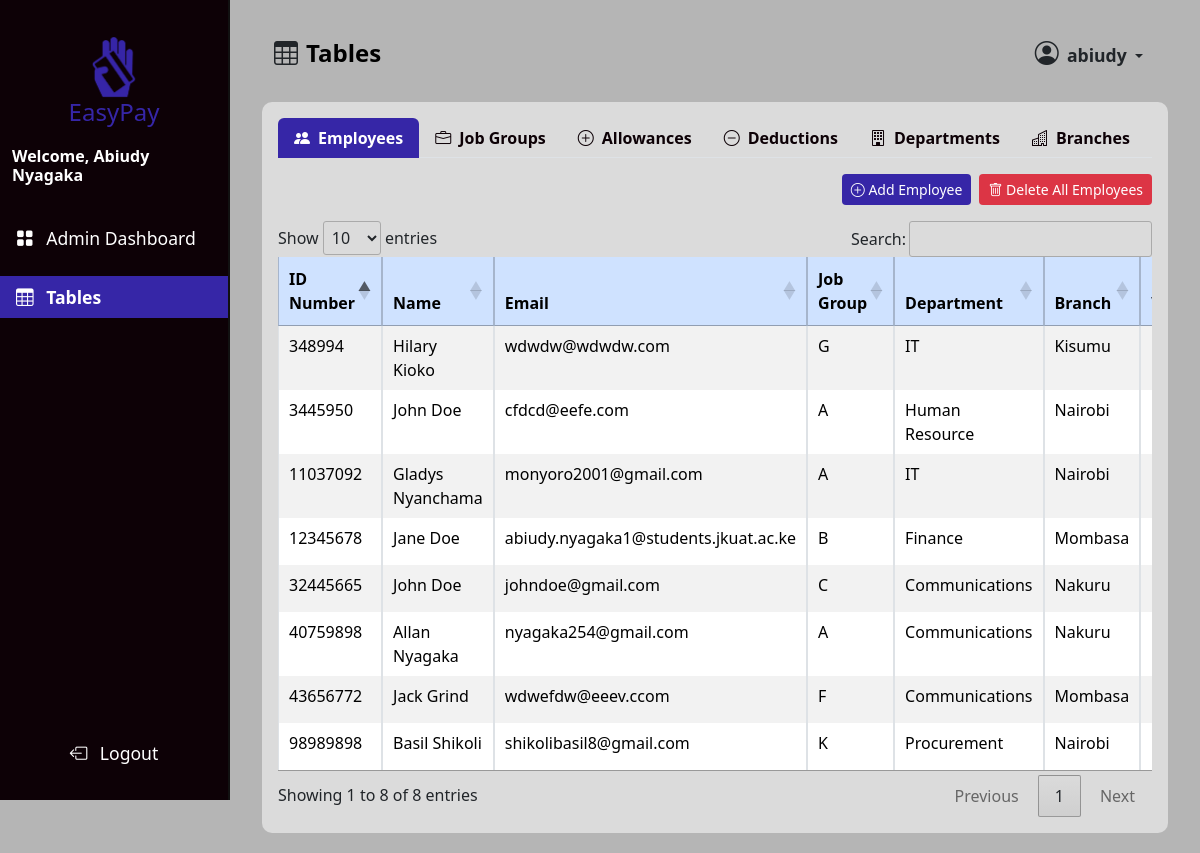
Screenshot of /admin_tables/ (signed in) with the database file from the repository.
### management/models.py (models this page shows, shortened)
class Employee(models.Model):
    id_number = models.CharField(max_length=100, unique=True)
    first_name = models.CharField(max_length=50)
    last_name = models.CharField(max_length=50)
    email = models.EmailField(unique=True)
    job_group = models.ForeignKey(JobGroup, on_delete=models.SET_NULL, null=True)
    department = models.ForeignKey(Department, on_delete=models.SET_NULL, null=True)
    branch = models.ForeignKey(Branch, on_delete=models.SET_NULL, null=True)
    verified = models.BooleanField(default=False)
    user = models.OneToOneField(User, null=True, blank=True, on_delete=models.CASCADE)

class JobGroup(models.Model):
    name = models.CharField(max_length=100)
    base_salary = models.DecimalField(max_digits=11, decimal_places=2, default=0)
    allowances = models.ManyToManyField(
        Allowance, through="JobGroupAllowance", related_name="job_groups"
    )
    deductions = models.ManyToManyField(
        Deduction, through="JobGroupDeduction", related_name="job_groups"
    )

class Department(models.Model):
    name = models.CharField(max_length=100)

class Branch(models.Model):
    name = models.CharField(max_length=100)
    address = models.CharField(max_length=255)

### management/views.py (the view)
# urls.py: path("admin_tables/", management_views.admin_tables, name="admin_tables"),
def admin_tables(request):
    employees = Employee.objects.select_related(
        "job_group", "department", "branch"
    ).all()
    job_groups = JobGroup.objects.all()
    departments = Department.objects.all()
    branches = Branch.objects.all()
    users = User.objects.all()
    allowances = Allowance.objects.all()
    deductions = Deduction.objects.all()
    job_group_data = []
    for job_group in job_groups:
        job_group_id = job_group.id
        job_group_allowances = JobGroupAllowance.objects.filter(job_group=job_group)
        job_group_deductions = JobGroupDeduction.objects.filter(job_group=job_group)
        job_group_data.append(
            {
                "job_group_id": job_group_id,
                "job_group": job_group,
                "job_group_allowances": job_group_allowances,
                "job_group_deductions": job_group_deductions,
            }
        )
    context = {
        "employees": employees,
        "job_groups": job_groups,
        "job_group_data": job_group_data,
        "departments": departments,
        "branches": branches,
        "users": users,
        "allowances": allowances,
        "deductions": deductions,
    }
    return render(request, "layouts/admin_tables.html", context)

### management/templates/layouts/admin_tables.html (shortened to what this page needs)
{% extends "layouts/admin_dashboard_layout.html" %}
{% load humanize %}
{% load static %}
{% block content %}
  <div class="container-fluid">
    <main class="main-content">
      <nav class="navbar navbar-expand-lg dash-nav mb-2">
        <div class="container-fluid">
          <i class="bi bi-table me-2" style="font-size: 1.5rem"></i>
          <h1 class="navbar-brand fw-bold mb-0" style="font-size: 1.5rem">Tables</h1>
          <div class="collapse navbar-collapse" id="navbarNav">
            <ul class="navbar-nav ms-auto">
              <li class="nav-item">
                <div class="dropdown">
                  <button class="btn dropdown-toggle"
                          type="button"
                          data-bs-toggle="dropdown"
                          aria-expanded="false">
                    <i class="bi bi-person-circle me-1" style="font-size: 1.5rem"></i>
                    <span class="fw-bold" style="font-size: 1.1rem;">{{ user.username }}</span>
                  </button>
                </div>
              </li>
            </ul>
          </div>
        </div>
      </nav>
      <div class="card mt-2">
        <div class="card-body">
          <ul class="nav nav-tabs" id="tablesTab" role="tablist">
            <li class="nav-item" role="presentation">
              <a class="nav-link active"
                 id="employees-tab"
                 data-bs-toggle="tab"
                 href="#employees"
                 role="tab"
                 aria-controls="employees"
                 aria-selected="true"><i class="bi bi-people-fill me-2"></i>Employees</a>
            </li>
            <li class="nav-item" role="presentation">
              <a class="nav-link"
                 id="job-groups-tab"
                 data-bs-toggle="tab"
                 href="#job-groups"
                 role="tab"
                 aria-controls="job-groups"
                 aria-selected="false"><i class="bi bi-briefcase me-2"></i>Job Groups</a>
            </li>
            <li class="nav-item" role="presentation">
              <a class="nav-link"
                 id="allowances-tab"
                 data-bs-toggle="tab"
                 href="#allowances"
                 role="tab"
                 aria-controls="allowances"
                 aria-selected="false"><i class="bi bi-plus-circle me-2"></i>Allowances</a>
            </li>
            <li class="nav-item" role="presentation">
              <a class="nav-link"
                 id="deductions-tab"
                 data-bs-toggle="tab"
                 href="#deductions"
                 role="tab"
                 aria-controls="deductions"
                 aria-selected="false"><i class="bi bi-dash-circle me-2"></i>Deductions</a>
            </li>
            <li class="nav-item" role="presentation">
              <a class="nav-link"
                 id="departments-tab"
                 data-bs-toggle="tab"
                 href="#departments"
                 role="tab"
                 aria-controls="departments"
                 aria-selected="false"><i class="bi bi-building me-2"></i>Departments</a>
            </li>
            <li class="nav-item" role="presentation">
              <a class="nav-link"
                 id="branches-tab"
                 data-bs-toggle="tab"
                 href="#branches"
                 role="tab"
                 aria-controls="branches"
                 aria-selected="false"><i class="bi bi-buildings me-2"></i>Branches</a>
            </li>
          </ul>
          <div class="tab-content mt-3" id="tablesTabContent">
            {% include "tables/employees_table.html" %}
          </div>
        </div>
      </div>
    </main>
  </div>
{% endblock content %}

### main/templates/layouts/admin_dashboard_layout.html (shortened to what this page needs)
{% load static %}
<!DOCTYPE html>
<html lang="en">
  <head>
    <link rel="stylesheet"
          href="https://cdn.datatables.net/1.13.6/css/jquery.dataTables.min.css">
    <link href="https://cdn.jsdelivr.net/npm/bootstrap@5.3.3/dist/css/bootstrap.min.css"
          rel="stylesheet"
 />
    <link rel="stylesheet" href="{% static 'css/dashboard.css' %}" />
    <link rel="stylesheet"
          href="https://cdn.jsdelivr.net/npm/bootstrap-icons@1.11.3/font/bootstrap-icons.min.css">
  </head>
  <body hx-headers='{"X-CSRFToken": "{{ csrf_token }}"}'>
    <div class="toast-container position-fixed top-0 start-50 translate-middle-x p-3"
         style="z-index: 1100">
    </div>
    <nav">
      <div class="sidebar d-flex flex-column">
        <div class="sidebar-header text-center">
          <a href="{% url 'home' %}">
            <img src="{% static 'images/logo.png' %}" alt="" width="62" height="62" />
            <h4 class="mb-0">EasyPay</h4>
          </a>
        </div>
        <div class="container d-flex align-items-center justify-content-center">
          <h6 class="mb-4 fw-bold text-white">Welcome, {{ user.first_name }} {{ user.last_name }}</h6>
        </div>
        <div class="sidebar-body text-white">
          <ul class="nav flex-column">
            <li class="nav-item py-2">
              <a class="nav-link {% if request.resolver_match.url_name == 'admin_dashboard' %}active{% endif %}"
                 href="{% url 'admin_dashboard' %}">
                <i class="bi bi-grid-fill me-2"></i>
                <span>Admin Dashboard</span>
              </a>
            </li>
            <li class="nav-item py-2">
              <a class="nav-link {% if request.resolver_match.url_name == 'admin_tables' %}active{% endif %}"
                 href="{% url 'admin_tables' %}">
                <i class="bi bi-table me-2"></i>
                <span>Tables</span>
              </a>
            </li>
          </ul>
        </div>
        <div class="sidebar-footer text-center mb-4">
          <a class="nav-link" href="{% url 'logout_admin' %}">
            <i class="bi bi-box-arrow-left me-2"></i>
            <span>Logout</span>
          </a>
        </div>
      </div>
    {% block content %}
    {% endblock content %}
  </body>
</html>

### management/templates/tables/employees_table.html (shortened to what this page needs)
<div class="tab-pane fade show active table-responsive"
     id="employees"
     role="tabpanel"
     aria-labelledby="employees-tab">
  <div class="d-flex justify-content-end mb-3 gap-2">
    <button class="btn btn-sm text-white"
            data-bs-toggle="modal"
            data-bs-target="#addEmployeeModal"
            style="background-color: #3626a7">
      <i class="bi bi-plus-circle"></i> Add Employee
    </button>
    <button class="btn btn-sm text-white bg-danger"
            data-bs-toggle="modal"
            data-bs-target="#deleteAllEmployeesModal">
      <i class="bi bi-trash"></i> Delete All Employees
    </button>
  </div>
  <table id="employeesTable"
         class="table table-bordered table-striped table-hover">
    <thead class="table-primary">
      <tr>
        <th class="text-start">ID Number</th>
        <th class="text-start">Name</th>
        <th class="text-start">Email</th>
        <th class="text-start">Job Group</th>
        <th class="text-start">Department</th>
        <th class="text-start">Branch</th>
        <th class="text-start">Verified</th>
      </tr>
    </thead>
    <tbody>
      {% for employee in employees %}
        <tr>
          <td class="text-start">{{ employee.id_number }}</td>
          <td class="text-start">{{ employee.first_name }} {{ employee.last_name }}</td>
          <td class="text-start">{{ employee.email }}</td>
          <td class="text-start">{{ employee.job_group.name }}</td>
          <td class="text-start">{{ employee.department.name }}</td>
          <td class="text-start">{{ employee.branch.name }}</td>
          <td>
          </td>
        </tr>
      {% endfor %}
    </tbody>
  </table>
</div>

### main/static/css/dashboard.css (style rules this page uses)
body { background-color: #b5b5b5; }
a { text-decoration: none; }
.sidebar { background-color: #0d0106; height: 100vh; width: 230px; position: fixed; top: 0; left: 0; padding-top: 1rem; border-right: 2px solid #111; }
.sidebar a { text-decoration: none; color: #ffffff; }
.nav-link.active { background-color: #3626a7; color: white; font-weight: bold; position: relative; }
.sidebar-header { padding: 20px; }
.sidebar-header h4 { color: #3626a7; }
.sidebar-body, .sidebar-footer { font-size: 1.1rem; }
.sidebar .nav { flex-grow: 1; }
.sidebar .sidebar-footer { margin-top: auto; padding: 10px; }
.main-content { margin-left: 230px; padding: 20px; flex-grow: 1; display: flex; flex-direction: column; }
.dash-nav { width: 100%; }
.card { flex: 1; display: flex; flex-direction: column; justify-content: space-between; height: 100%; border-radius: 10px; border: none; background-color: #dbdbdb; }
.card-body { display: flex; flex-direction: column; height: 100%; text-align: center; }
.nav-tabs .nav-link { background-color: transparent; color: #0d0106; border: none; font-weight: 600; transition: all 0.3s ease; }
.nav-tabs .nav-link.active { background-color: #3626a7; color: #ffffff; }

### rows the page displays
Employee: id_number "40759898", first_name "Allan", last_name "Nyagaka", email "nyagaka254@gmail.com", job_group.name "A", department.name "Communications", branch.name "Nakuru"
Employee: id_number "12345678", first_name "Jane", last_name "Doe", email "abiudy.nyagaka1@students.jkuat.ac.ke", job_group.name "B", department.name "Finance", branch.name "Mombasa"
Employee: id_number "32445665", first_name "John", last_name "Doe", email "johndoe@gmail.com", job_group.name "C", department.name "Communications", branch.name "Nakuru"
Employee: id_number "11037092", first_name "Gladys", last_name "Nyanchama", email "monyoro2001@gmail.com", job_group.name "A", department.name "IT", branch.name "Nairobi"
Employee: id_number "3445950", first_name "John", last_name "Doe", email "cfdcd@eefe.com", job_group.name "A", department.name "Human Resource", branch.name "Nairobi"
Employee: id_number "43656772", first_name "Jack", last_name "Grind", email "wdwefdw@eeev.ccom", job_group.name "F", department.name "Communications", branch.name "Mombasa"
Employee: id_number "98989898", first_name "Basil", last_name "Shikoli", email "shikolibasil8@gmail.com", job_group.name "K", department.name "Procurement", branch.name "Nairobi"
Employee: id_number "348994", first_name "Hilary", last_name "Kioko", email "wdwdw@wdwdw.com", job_group.name "G", department.name "IT", branch.name "Kisumu"

### other values shown
{{ user.first_name }} "Abiudy"
{{ user.last_name }} "Nyagaka"
{{ user.username }} "abiudy"
